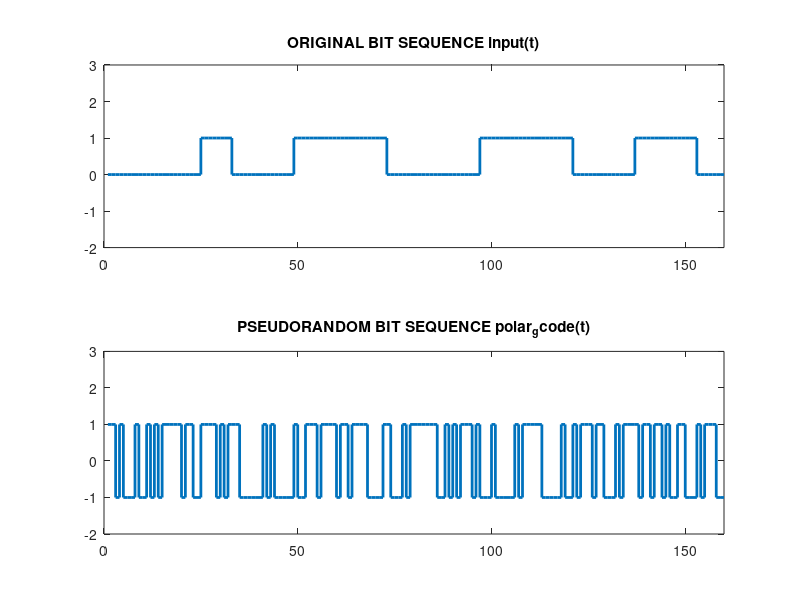
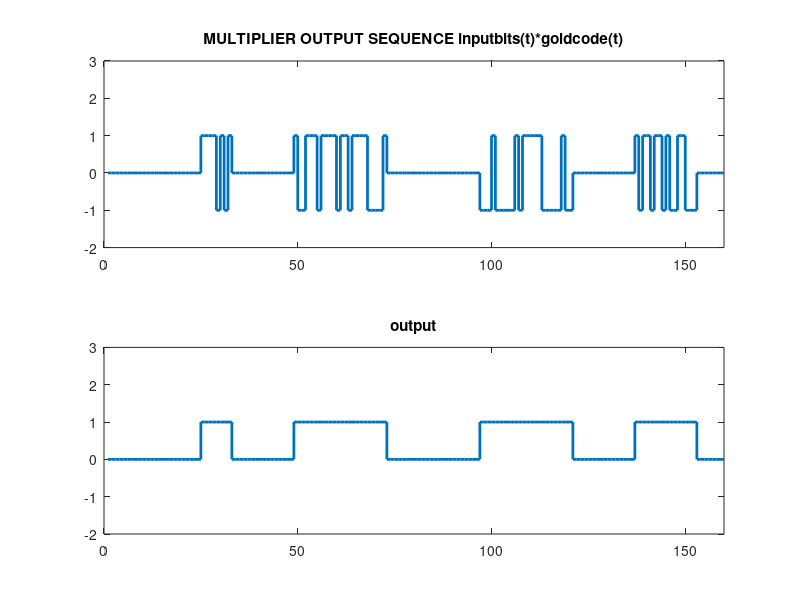
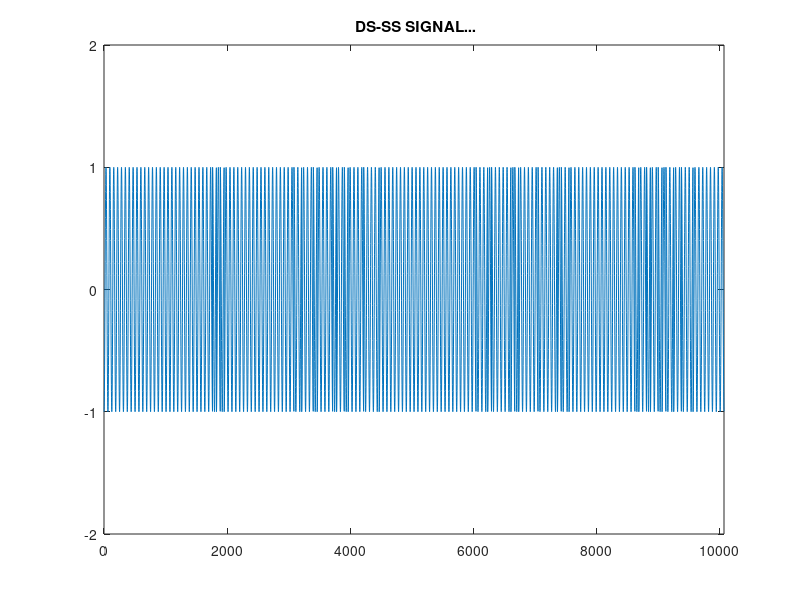

Source code (MATLAB) for these figures, in order:
clc;
close all;
clear all;
pkg load communications
rand('seed',123);
randn('seed',456);
Size_ip=20;
b = round(rand(1,Size_ip));
ln=length(b);

% Converting bit 0 to -1  
inputbits  = (2*b-1);
% Generating the bit sequence with each bit 8 samples long
sampled_input=reshape(repmat(b,8,1),1,160);
len=length(sampled_input);
subplot(2,1,1);
stairs(sampled_input,'linewidth',2); axis([0 len -2 3]);
title('ORIGINAL BIT SEQUENCE input(t)');
% Generating the pseudo random bit pattern for spreading 
%GENERATION OF GOLD CODE
g1=[1 0 0 1 0 0 0 0 0 0 1];%G1: X^10 + X^3 + 1 and G2: X^10 +X^9 + X^8 + X^6 +X^3 + X^2 + 1 % COULDN'T FIND THE ACTUAL VALUE TAKEN RANDOM FOR NOW
g2=[1 0 1 1 0 0 1 0 1 1 1]; 
n=10; % linear shift registers
g1_f=[];
g2_f=[];
N =len; % NUMBER OF BITS IN GOLDCODE
for i=1:N
  g1_f= [ g1_f g1(10) ];
  g1_temp=xor(g1(1),g1(4),g1(6),g1(7),g1(9),g1(10));
  g1(2:n)=g1(1:n-1);
  g1(1)=g1_temp;
  g2_f= [ g2_f g2(10) ];
  g2_temp = xor(g2(3),g2(4),g2(5),g2(6),g2(7),g2(8),g2(9),g2(10));
  g2(2:n)=g2(1:n-1);
  g2(1)=g2_temp; 
endfor
goldcode=xor(g1_f,g2_f);
% POLAR CONVERSION
polar_gcode  = (2*goldcode-1);
absolute_self_correlation = sum(xcorr(polar_gcode))
subplot(2,1,2);
stairs(polar_gcode,'linewidth',2); axis([0 len -2 3]);
title('PSEUDORANDOM BIT SEQUENCE polar_gcode(t)');
% Multiplying bit sequence with Pseudorandom Sequence
for i=1:len
   bbs(i)=sampled_input(i).*polar_gcode(i);
end
%OUTPUT SEQUENCE inputbits(t)*goldcode(t)
Sampled_output=bbs.*polar_gcode;
op1=reshape(Sampled_output,8,20);
[inputbits' op1(1,:)'];
% Modulating the hopped signal
dsss=[];
t=0:1/10:2*pi;   
c1=cos(t);
c2=cos(t+pi);
for k=1:len
    if bbs(1,k)==-1
        dsss=[dsss c1];
    else
        dsss=[dsss c2];
    end
end
figure,
subplot(2,1,1);
stairs(bbs,'linewidth',2); axis([0 len -2 3]);
title('MULTIPLIER OUTPUT SEQUENCE inputbits(t)*goldcode(t)');
subplot(2,1,2);
stairs(Sampled_output,'linewidth',2); axis([0 length(Sampled_output) -2 3]);
title(' output ');
figure
plot(dsss);axis([0 length(dsss) -2 2])
title(' DS-SS SIGNAL...');